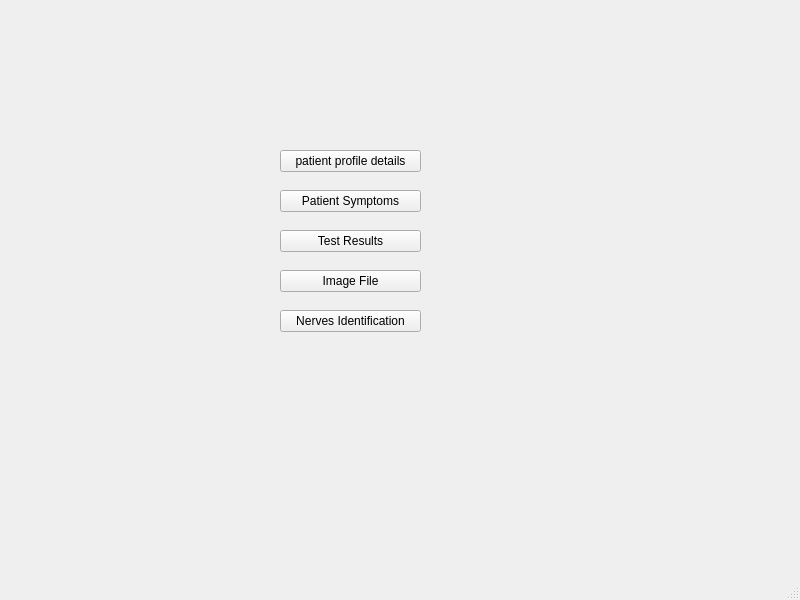
<?xml version="1.0" encoding="UTF-8"?>
<ui version="4.0">
 <class>MainWindow</class>
 <widget class="QMainWindow" name="MainWindow">
  <property name="geometry">
   <rect>
    <x>0</x>
    <y>0</y>
    <width>800</width>
    <height>600</height>
   </rect>
  </property>
  <property name="windowTitle">
   <string>MainWindow</string>
  </property>
  <widget class="QWidget" name="centralwidget">
   <widget class="QLabel" name="label">
    <property name="geometry">
     <rect>
      <x>310</x>
      <y>330</y>
      <width>141</width>
      <height>16</height>
     </rect>
    </property>
    <property name="text">
     <string/>
    </property>
   </widget>
   <widget class="QToolButton" name="toolButton">
    <property name="geometry">
     <rect>
      <x>280</x>
      <y>150</y>
      <width>141</width>
      <height>22</height>
     </rect>
    </property>
    <property name="text">
     <string>patient profile details</string>
    </property>
   </widget>
   <widget class="QToolButton" name="toolButton_2">
    <property name="geometry">
     <rect>
      <x>280</x>
      <y>190</y>
      <width>141</width>
      <height>22</height>
     </rect>
    </property>
    <property name="text">
     <string>Patient Symptoms</string>
    </property>
   </widget>
   <widget class="QToolButton" name="toolButton_3">
    <property name="geometry">
     <rect>
      <x>280</x>
      <y>230</y>
      <width>141</width>
      <height>22</height>
     </rect>
    </property>
    <property name="text">
     <string>Test Results</string>
    </property>
   </widget>
   <widget class="QToolButton" name="toolButton_4">
    <property name="geometry">
     <rect>
      <x>280</x>
      <y>270</y>
      <width>141</width>
      <height>22</height>
     </rect>
    </property>
    <property name="text">
     <string>Image File</string>
    </property>
   </widget>
   <widget class="QToolButton" name="toolButton_5">
    <property name="geometry">
     <rect>
      <x>280</x>
      <y>310</y>
      <width>141</width>
      <height>22</height>
     </rect>
    </property>
    <property name="text">
     <string>Nerves Identification</string>
    </property>
   </widget>
  </widget>
  <widget class="QMenuBar" name="menubar">
   <property name="geometry">
    <rect>
     <x>0</x>
     <y>0</y>
     <width>800</width>
     <height>26</height>
    </rect>
   </property>
  </widget>
  <widget class="QStatusBar" name="statusbar"/>
 </widget>
 <resources/>
 <connections/>
</ui>
